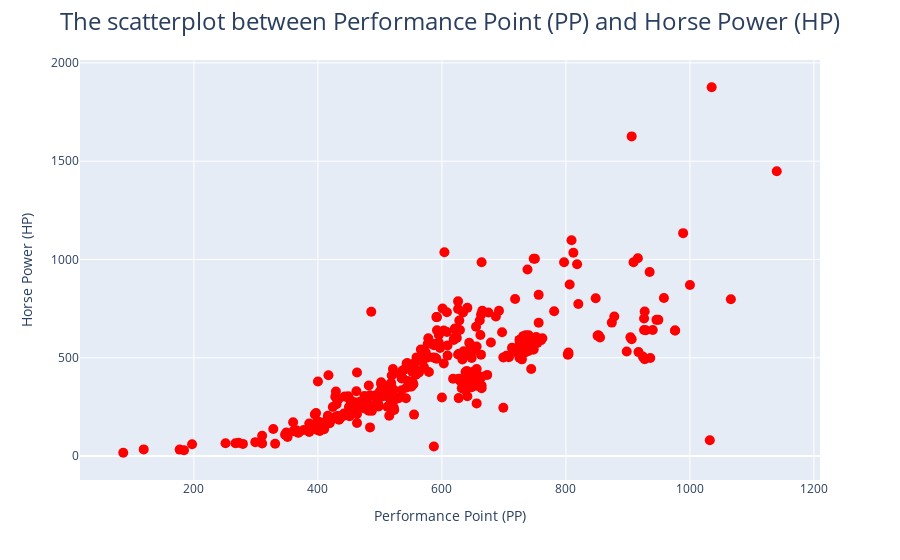

Notebook cell for this chart:
### Code cell
columns = df[df.columns[df.columns.isin(
    ['Performance Point (PP)', 'Price (Cr.)', 'Horse Power (HP)', 'Weight (lbs)', 'Power-to-weight ratio (kg/kw)'])]]


def interactive_scatter_plot(x_axis='Performance Point (PP)', y_axis='Horse Power (HP)'):
    fig = px.scatter(df, x=x_axis, y=y_axis, text='Model')
    fig.update_traces(mode='markers', marker=dict(size=10, color="red"))
    fig.update_layout(hovermode='closest', hoverlabel=dict(
        bgcolor="white", font_size=14, font_family="Rockwell"))

    fig.update_layout(title={
        'text': f"The scatterplot between {x_axis} and {y_axis}",
        'font': {'size': 24},
        'x': 0.5,
        'xanchor': 'center'
    })

    ipd.clear_output(wait=True)
    fig.show()


interact(interactive_scatter_plot, x_axis=columns, y_axis=columns)
print('')

### Figure 1 — Plotly figure (JSON) as saved in the notebook; plotly's stock layout.template omitted (floating-point values rounded to 4 significant figures; data arrays with more than 128 entries replaced by an {"elided": "..."} marker saying what was removed)
{"data": [{"hovertemplate": "Performance Point (PP)=%{x}<br>Horse Power (HP)=%{y}<br>Model=%{text}<extra></extra>", "legendgroup": "", "marker": {"color": "red", "size": 10, "symbol": "circle"}, "mode": "markers", "name": "", "orientation": "v", "showlegend": false, "text": {"elided": "422 str values"}, "type": "scatter", "x": {"elided": "422 int values"}, "xaxis": "x", "y": {"elided": "422 int values"}, "yaxis": "y"}], "layout": {"hoverlabel": {"bgcolor": "white", "font": {"family": "Rockwell", "size": 14}}, "hovermode": "closest", "legend": {"tracegroupgap": 0}, "margin": {"t": 60}, "title": {"font": {"size": 24}, "text": "The scatterplot between Performance Point (PP) and Horse Power (HP)", "x": 0.5, "xanchor": "center"}, "xaxis": {"anchor": "y", "domain": [0, 1], "title": {"text": "Performance Point (PP)"}}, "yaxis": {"anchor": "x", "domain": [0, 1], "title": {"text": "Horse Power (HP)"}}}}
